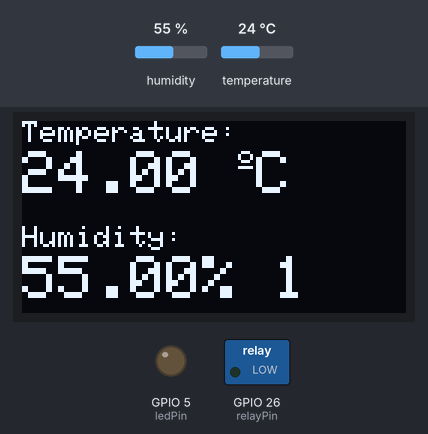
This sketch was run on a simulated ESP32. Parts: 128×64 one-colour display, switched loads named in the sketch (green lamp = pin HIGH), output pins drawn as LEDs (lit = HIGH). Inputs (shaded band) come from the test bench; at power-on: temperature 24 °C, humidity 55 %. What the sketch prints to the serial monitor is not drawn.

Above: at 3.2 s.
3.3 s: temperature set to 28 °C
At 4.9 s:
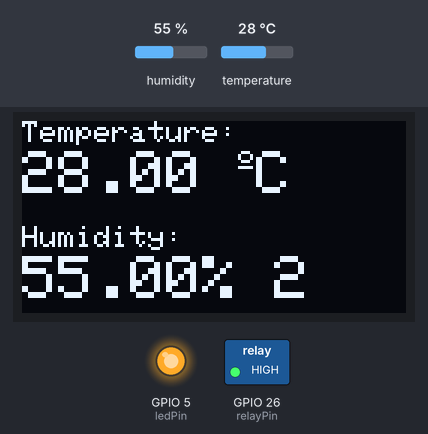
9.4 s: humidity set to 22 %
At 10.9 s:
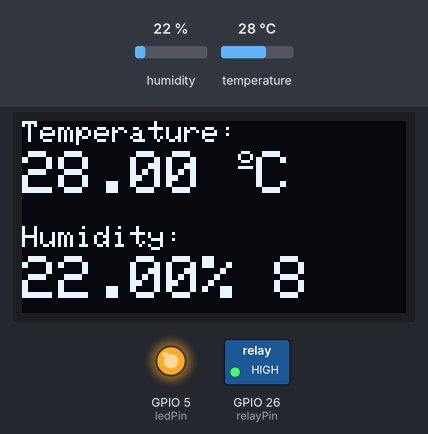
12.9 s: temperature set to 12 °C
At 15.9 s:
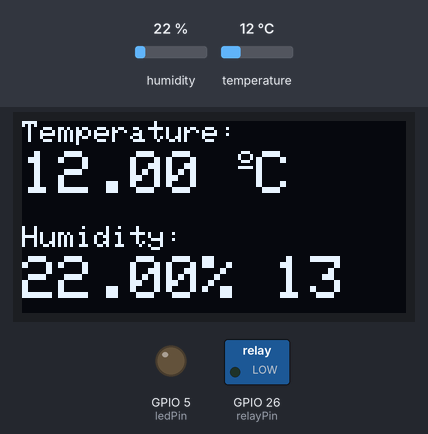
16.0 s: humidity set to 40 %
At 18.2 s:
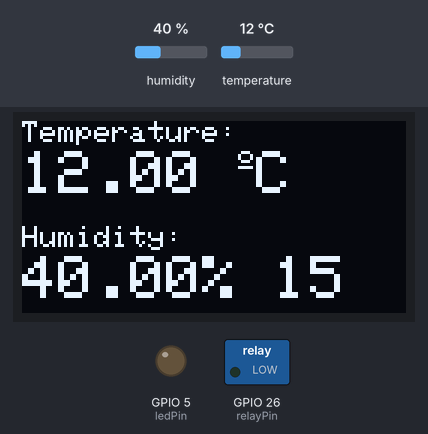
Timing chart, 0 to 19.7 s (numbered marks = the images above; inputs shaded):
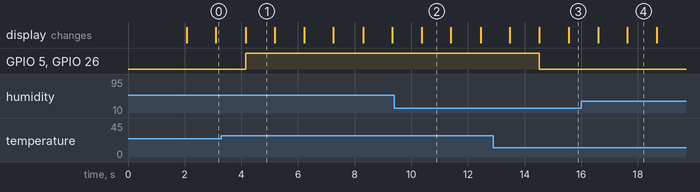

The sketch:

ESP32-DHT11-OLED-RELAY.ino
```cpp
#include <Wire.h>
#include <Adafruit_GFX.h>
#include <Adafruit_SSD1306.h>
#include <Adafruit_Sensor.h>
#include <DHT.h>

#define SCREEN_WIDTH 128 // OLED display width, in pixels
#define SCREEN_HEIGHT 64 // OLED display height, in pixels
#define SCREEN_ADDRESS 0x3C

// Declaration for an SSD1306 display connected to I2C (SDA, SCL pins)
Adafruit_SSD1306 display(SCREEN_WIDTH, SCREEN_HEIGHT, &Wire, -1);

#define DHTPIN 4     // Digital pin connected to the DHT sensor

// Uncomment the type of sensor in use:
#define DHTTYPE    DHT11     // DHT 11
//#define DHTTYPE    DHT22     // DHT 22 (AM2302)
//#define DHTTYPE    DHT21     // DHT 21 (AM2301)

int cntr=0;

DHT dht(DHTPIN, DHTTYPE);

const int relayPin = 26;
const int ledPin = 5;
bool relayStatus = false;

void setup() {
  Serial.begin(115200);

  pinMode(relayPin, OUTPUT);
  pinMode(ledPin, OUTPUT);

  dht.begin();

  if(!display.begin(SSD1306_SWITCHCAPVCC, SCREEN_ADDRESS)) {
    Serial.println(F("SSD1306 allocation failed"));
    for(;;);
  }
  delay(2000);
  display.clearDisplay();
  display.setTextColor(WHITE);

  cntr=0;
}

void loop() {
  //read temperature and humidity
  float t = dht.readTemperature();
  float h = dht.readHumidity();
  if (isnan(h) || isnan(t)) {
    Serial.println("Failed to read from DHT sensor!");
  }

  Serial.println(t);
  // clear display
  display.clearDisplay();

  // display temperature
  display.setTextSize(1);
  display.setCursor(0,0);
  display.print("Temperature: ");
  display.setTextSize(2);
  display.setCursor(0,10);
  display.print(t);
  display.print(" ");
  display.setTextSize(1);
  display.cp437(true);
  display.write(167);
  display.setTextSize(2);
  display.print("C");

  // display humidity
  display.setTextSize(1);
  display.setCursor(0, 35);
  display.print("Humidity: ");
  display.setTextSize(2);
  display.setCursor(0, 45);
  display.print(h);
  display.print("% ");

  display.print(cntr);
  cntr=cntr+1;

  display.display();

  if (t>=27){
    relayStatus = true;
  }
  else {
    relayStatus = false;
  }
  digitalWrite(ledPin, relayStatus);
  digitalWrite(relayPin, relayStatus);

  Serial.println(relayStatus);

  delay(1000);
}
```

Measured:
- the behaviour switches between 26 and 27 °C on temperature (found by bisection; images 0 and 1)
- after the input at 3.3 s, GPIO 5 (ledPin), GPIO 26 (relayPin): LOW → HIGH after 0.85 s
- after the input at 12.9 s, GPIO 5 (ledPin), GPIO 26 (relayPin): HIGH → LOW after 1.6 s
- what the display in image 1 shows lasts 1.0 s, from 4.2 s to 5.2 s
